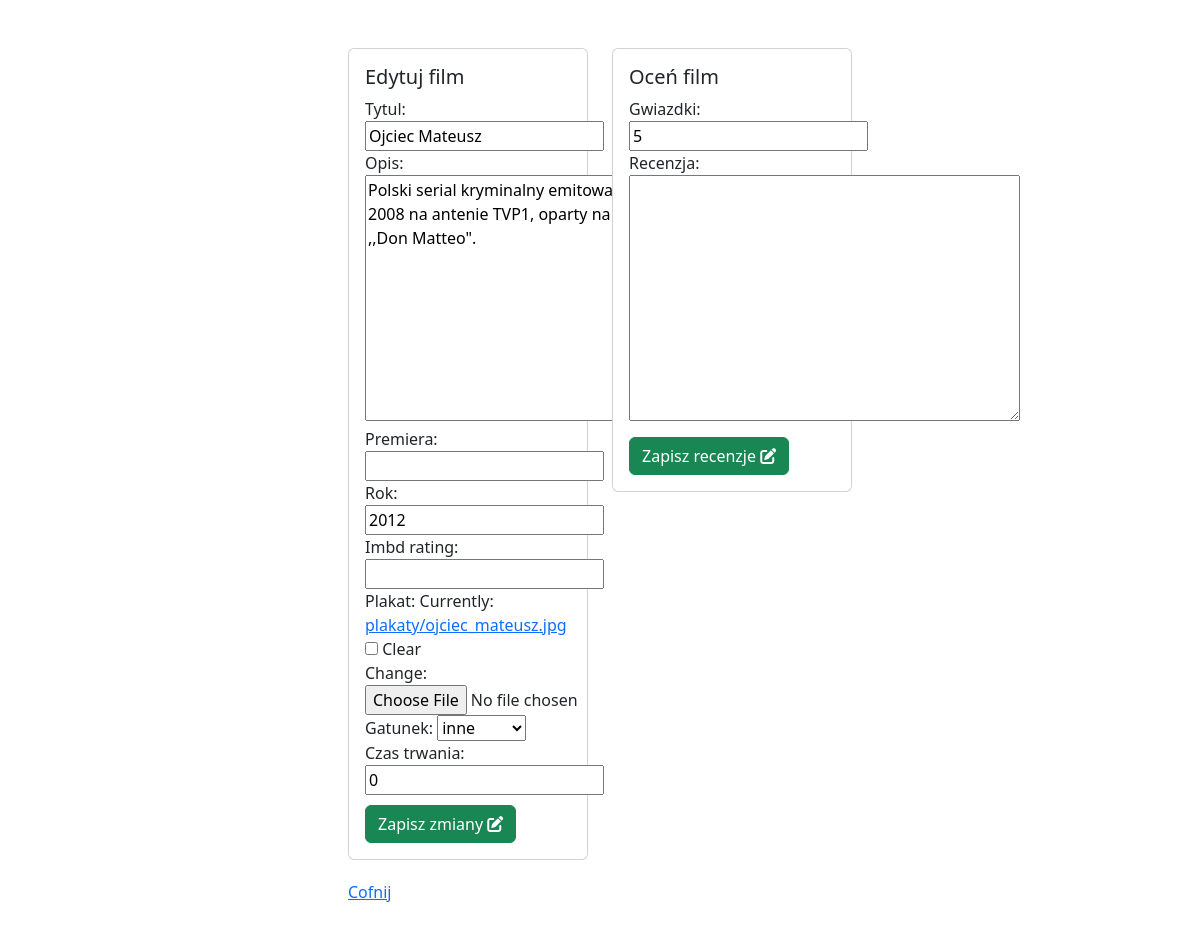
Page /filmy/edytuj/3/ (signed in) on the earlier database version.
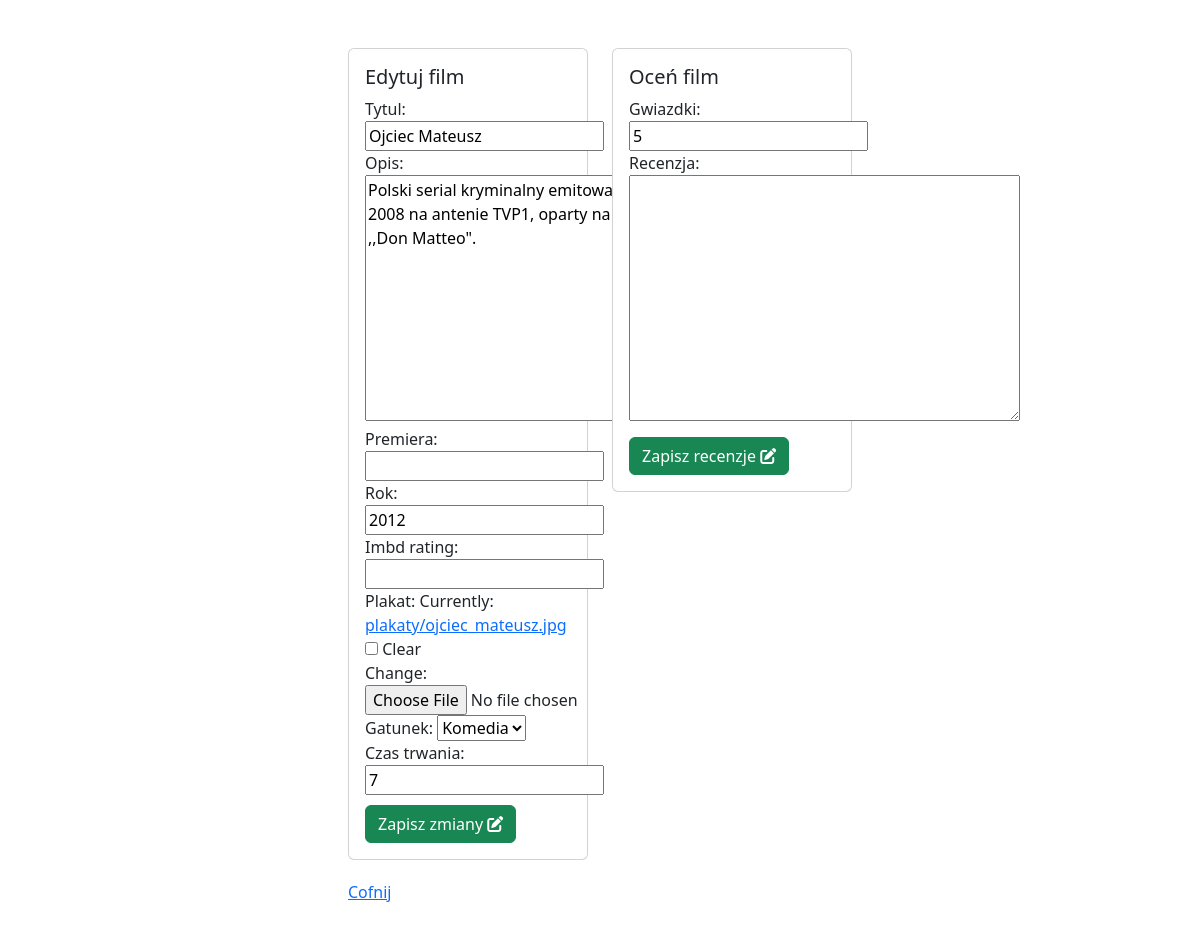
Same page on the later database version.
### filmyweb/models.py (models this page shows, shortened)
class DodatkoweInfo(models.Model):
    GATUNEK = {
        (0,'inne'),
        (1, 'Horror'),
        (2, 'Komedia'),
        (3, 'Sci-fi'),
        (4, 'Dramat'),
        }
    czas_trwania = models.PositiveSmallIntegerField(default=0)
    gatunek = models.PositiveSmallIntegerField(default=0, choices=GATUNEK)

### filmyweb/views.py (the view, shortened to what this page needs)
# urls.py: path('edytuj/<int:id>/', edytuj_film, name="edytuj_film"),
@login_required
def edytuj_film(request, id):
    film = get_object_or_404(Film, pk=id)
    form = FilmForm(request.POST or None, request.FILES or None, instance=film)
    form_extra = FilmFormExtra(request.POST or None, request.FILES or None, instance=film.dodatkowe)
    form_ocena = OcenaForm(request.POST or None)
    oceny = Ocena.objects.filter(film=film)
    if request.method =='POST':
        if 'gwiazdki' in request.POST:
            ocena = form_ocena.save(commit=False)
            ocena.film = film
            ocena.save()
    return render(request, 'film_form.html', {'form': form, 'form_extra': form_extra, 'form_ocena': form_ocena, 'czy_nowy': False})

### filmyweb/forms.py
class FilmForm(ModelForm):
    class Meta:
        model = Film
        fields = ['tytul', 'opis', 'premiera', 'rok', 'imbd_rating', 'plakat']

class FilmFormExtra(ModelForm):
    class Meta:
        model = DodatkoweInfo
        fields = ['gatunek', 'czas_trwania']

### templates/film_form.html (shortened to what this page needs)
{% extends 'glowny.html' %}
{% load bootstrap %}
{% block strona %}
    <div class="row">
        {% if czy_nowy %}
            <div class="card" style="width: 42rem;">
                <div class="card-body">
                    <h5 class="card-title">Dodaj film</h5>
                    <form method="post" enctype="multipart/form-data">
                        {% csrf_token %}
                        {{ form|bootstrap }}
                        {{ form_extra|bootstrap }}
                        <div style="margin-top: 10px;">
                            <button type="submit" class="btn btn-success">Dodaj film <i class="fa-solid fa-plus"></i></button>
                        </div>
                    </form>
                </div>
            </div>
        {% else %}
            <div class="col-lg-6">
                <div class="card custom-card">
                    <div class="card-body">
                        <h5 class="card-title">{% if czy_nowy %}Dodaj film{% else %}Edytuj film{% endif %}</h5>
                        <form method="post" enctype="multipart/form-data">
                            {{ form|bootstrap }}
                            {{ form_extra|bootstrap }}
                            <div style="margin-top: 10px;">
                                <button type="submit" class="btn btn-success">
                                    {% if czy_nowy %}Dodaj film{% else %}Zapisz zmiany{% endif %}
                                    <i class="fa-solid fa-pen-to-square"></i>
                                </button>
                            </div>
                        </form>
                    </div>
                </div>
            </div>
            <div class="col-lg-6">
                <div class="card custom-card">
                    <div class="card-body">
                        <h5 class="card-title">Oceń film</h5>
                        <form method="post" enctype="multipart/form-data">
                            {{ form_ocena|bootstrap }}
                            <div style="margin-top: 10px;">
                                <button type="submit" class="btn btn-success">Zapisz recenzje <i class="fa-solid fa-pen-to-square"></i></button>
                            </div>
                        </form>
                    </div>
                </div>
            </div>
        {% endif %}
    <a href="{% url 'wszystkie_filmy' %}">Cofnij</a>
    </div>
{% endblock %}

Differences in the rows shown:
added DodatkoweInfo: gatunek "Komedia", czas_trwania "7"
Other differences:
form field gatunek: "inne" → (not shown)
form field czas_trwania: "0" → (not shown)
